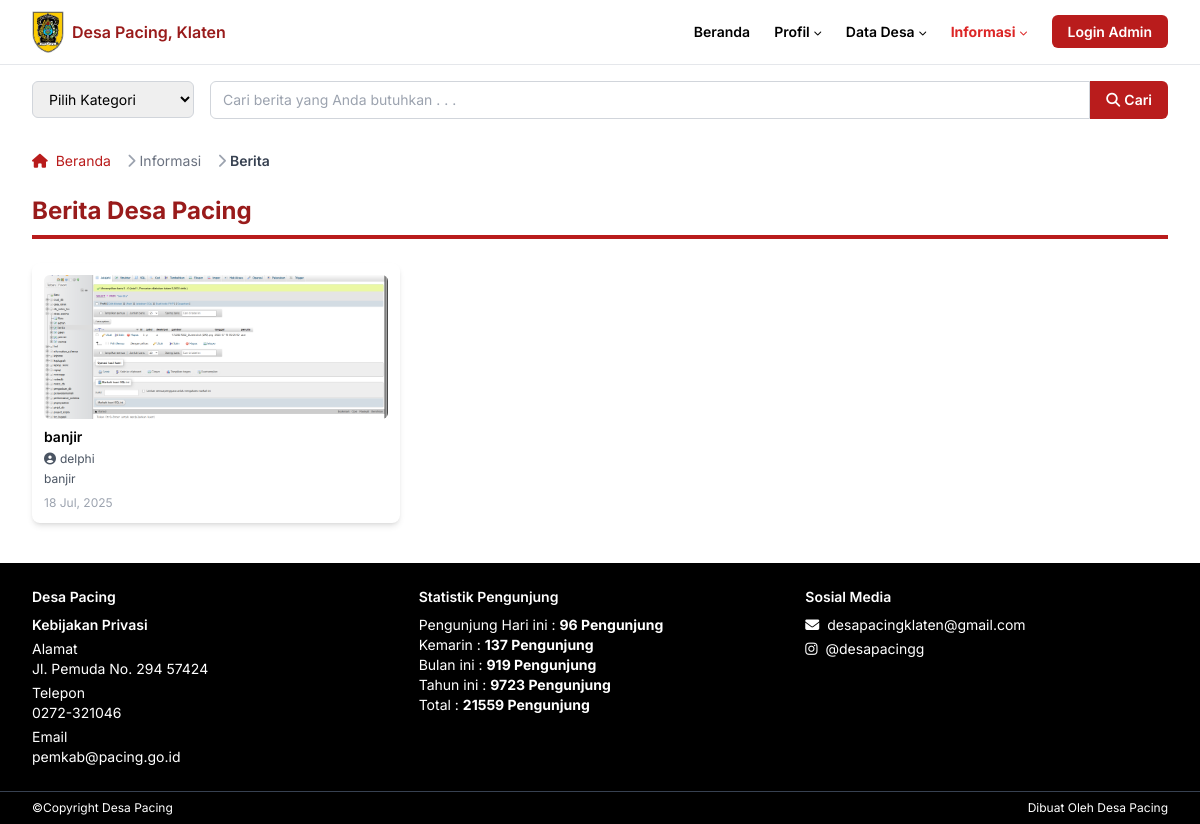
Before: /berita.php with the older database file.
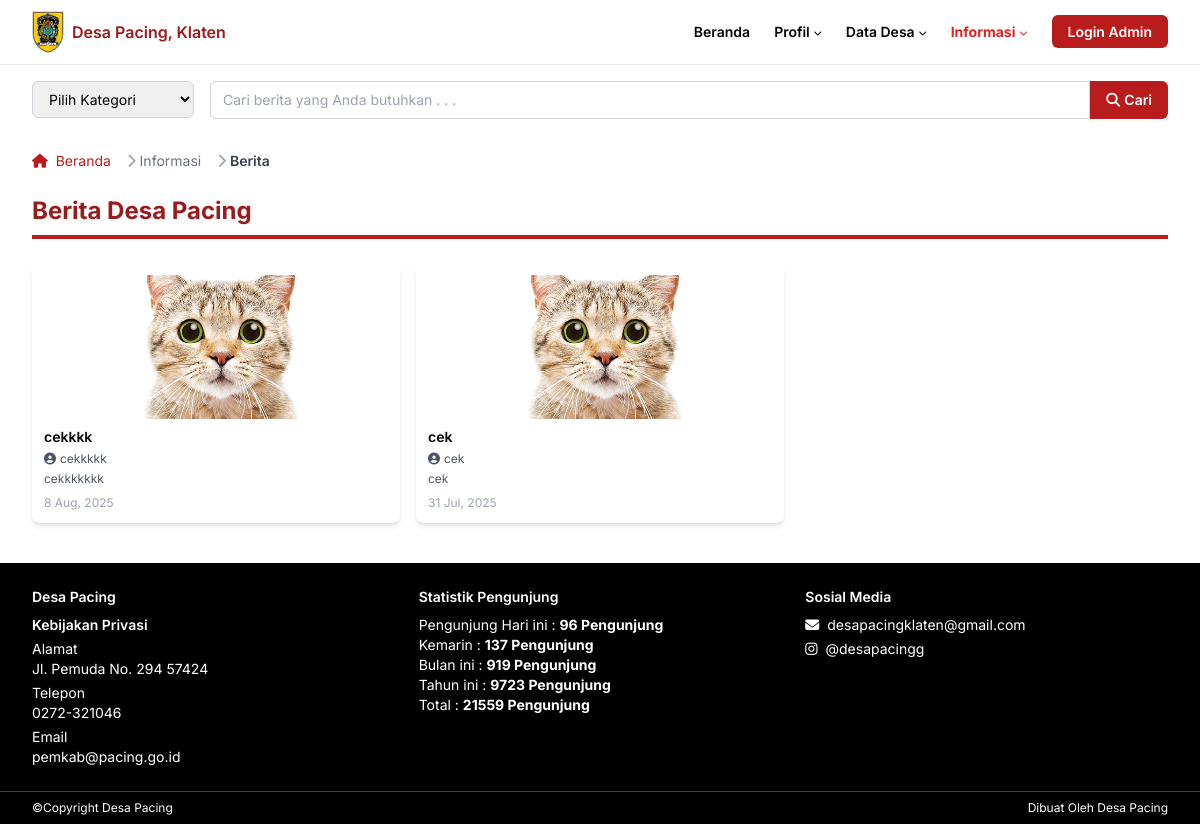
After: the same page with the newer database file.
### tables this page shows
CREATE TABLE `berita` (
  `id` int(11) NOT NULL,
  `judul` varchar(255) NOT NULL,
  `deskripsi` text NOT NULL,
  `gambar` varchar(255) DEFAULT NULL,
  `tanggal` date DEFAULT NULL,
  `penulis` varchar(100) DEFAULT 'Admin'
);

### berita.php (the view, shortened to what the changed rows need)
<?php
include 'php/db.php';
$result = $konek->query("SELECT * FROM berita ORDER BY tanggal DESC");
?>
<html class="scroll-smooth" lang="id">
  <head>
    <script src="https://cdn.tailwindcss.com"></script>
    <link
      href="https://cdnjs.cloudflare.com/ajax/libs/font-awesome/5.15.3/css/all.min.css"
      rel="stylesheet"
    />
    <link href="css/style.css" rel="stylesheet" />
  </head>
  <body class="bg-white text-black">
    <main class="max-w-[1280px] mx-auto px-4 sm:px-6 lg:px-8">
      <section aria-labelledby="berita-title" class="mt-6 space-y-4">
         <div class="grid grid-cols-1 sm:grid-cols-2 lg:grid-cols-3 gap-4">
          <?php while ($row = $result->fetch_assoc()): ?>
            <a href="detail_berita.php?id=<?php echo $row['id']; ?>" class="block hover:shadow-lg transition">
              <article class="bg-white rounded-lg shadow-md p-3 flex flex-col">
                <img
                  alt="<?php echo htmlspecialchars($row['judul']); ?>"
                  class="rounded-md mb-2 object-cover w-full h-40 sm:h-36"
                  height="200"
                  loading="lazy"
                  src="assets/<?php echo htmlspecialchars($row['gambar']); ?>"
                  width="400"
                />
                <h3 class="font-semibold text-xs sm:text-sm mb-1 leading-tight">
                  <?php echo htmlspecialchars($row['judul']); ?>
                </h3>
                <div class="flex items-center text-gray-600 text-[10px] sm:text-xs mb-1 space-x-1">
                  <i class="fas fa-user-circle"></i>
                  <span><?php echo htmlspecialchars($row['penulis']); ?></span>
                </div>
                <p class="text-gray-600 text-[9px] sm:text-xs mb-2 line-clamp-3">
                  <?php echo htmlspecialchars(mb_strimwidth(strip_tags($row['deskripsi']), 0, 120, '...')); ?>
                </p>
                <time class="text-gray-400 text-[9px] sm:text-xs" datetime="<?php echo htmlspecialchars($row['tanggal']); ?>">
                  <?php echo date('j M, Y', strtotime($row['tanggal'])); ?>
                </time>
              </article>
            </a>
          <?php endwhile; ?>
        </div>
      </section>
    </main>
  </body>

Changed rows visible on the page:
removed berita: gambar (picture), judul "banjir", penulis "delphi", deskripsi "banjir", tanggal "18 Jul, 2025"
added berita: gambar (picture), judul "cekkkk", penulis "cekkkkk", deskripsi "cekkkkkkk", tanggal "8 Aug, 2025"
added berita: gambar (picture), judul "cek", penulis "cek", deskripsi "cek", tanggal "31 Jul, 2025"
